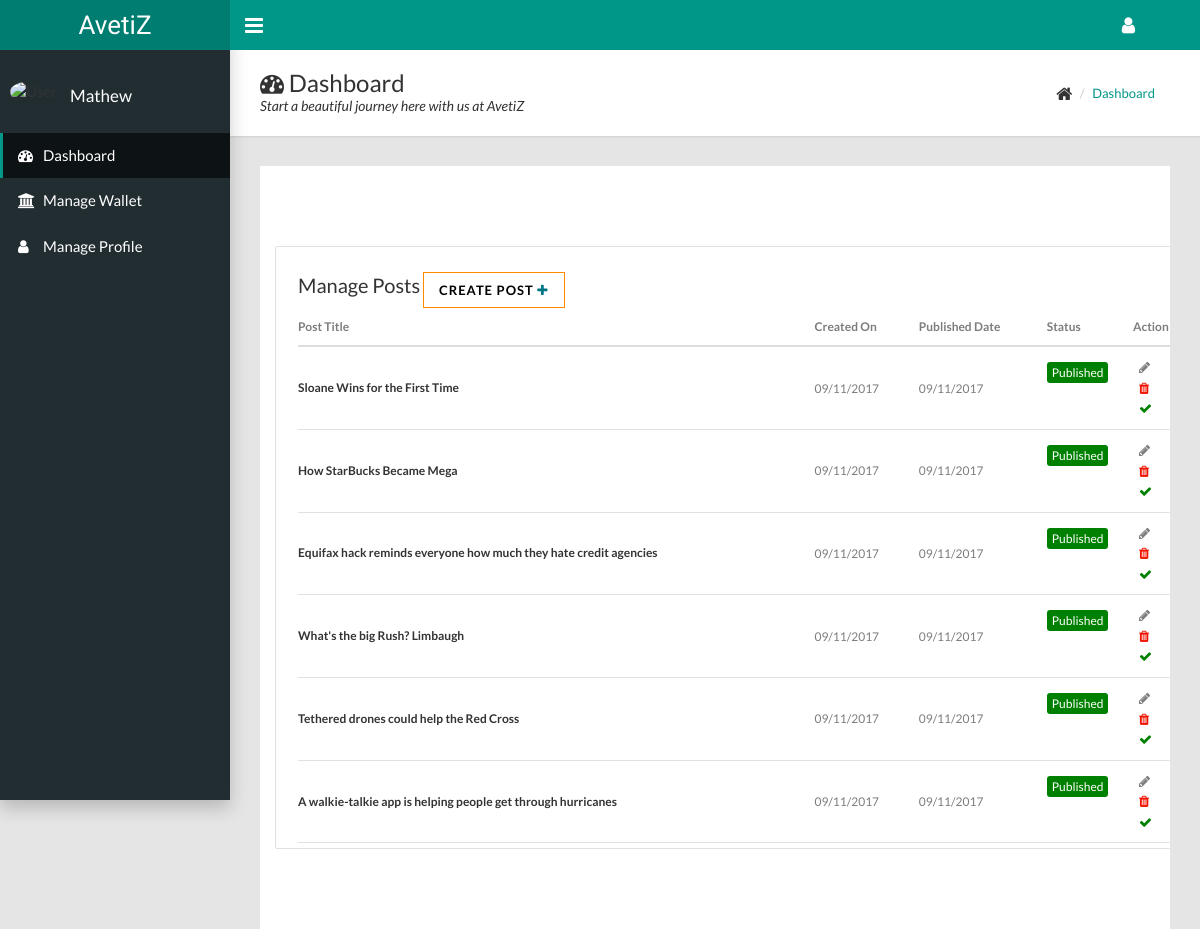
Screenshot of /dashboard/manage_posts/ (signed in) with the database file from the repository.
### blog/models.py (models this page shows, shortened)
class Post(models.Model):
    author = models.ForeignKey('auth.User')
    title = models.CharField(max_length=200)
    text = models.TextField(blank=True)
    post_pic = models.ImageField(upload_to='media', blank=True, null=True)
    created_date = models.DateTimeField(default=timezone.now)
    published_date = models.DateTimeField(blank=True, null=True)
    featured_post = models.BooleanField(default=False)
    trending_post = models.BooleanField(default=False)
    status = models.CharField(max_length=100, default="Draft", choices=(('Draft','Draft'),('Published','Published'),('Submitted','Submitted')))
    category = models.ForeignKey('Category', null=True, blank=True)
    slug = models.SlugField(null=True, blank=True)

### advert/views.py (the view)
class postList(LoginRequiredMixin, ListView):
	model=Post
	template_name='advert/post_list.html'
	login_url='account/login'
	context_object_name='posts'
	def get_queryset(self):
		return Post.objects.filter(author=self.request.user).order_by('-published_date')

### advert/templates/advert/post_list.html (shortened to what this page needs)
{% extends 'advert/base.html' %}
{% block content %}
<main id="maincontent">
  <section class="manage">
    <div class="container">
      <div class="row">
      	<div class="col-md-10 js-post-list ">
      	<div class="panel-body">
      	  <div class="tablehead">
			  <div class="job_title">Manage Posts</div>
			  <button class="createbtn btn btn-primary js-add-product  " data-url="{% url 'advert:create_post' %}">Create Post <i class="fa fa-plus" style="color:#017583;"></i></button>
		  </div>
		    <table class="table overflow-table" id="product-table">
		      <thead >
		      	<tr>
			          <th><strong>Post Title</strong></th>
			          <th class ="mobile_no"><strong>Created On</strong></th>
			          <th class="mobile_no"><strong >Published Date</strong></th>
			          <th><strong>Status</strong></th>
			          <th><strong>Action</strong></th>
			    </tr>
		      </thead>
		      <tbody>
          			{% include 'advert/includes/partial_post_list.html' %}
			   </tbody>
			</table>
			</div>
         </div>
      </div>
    </div>
  </section>
</main>
{% endblock %}

### advert/templates/advert/base.html (shortened to what this page needs)
{% load static %}
<!DOCTYPE html>
<html>
  <head>
    <link rel="stylesheet" type="text/css" href="{% static 'css/main.css' %}">
     <link rel="stylesheet" type="text/css" href="{% static 'css/dash.css' %}">
    <link rel="stylesheet" type="text/css" href="https://maxcdn.bootstrapcdn.com/font-awesome/4.7.0/css/font-awesome.min.css">
  </head>
  <body class="sidebar-mini fixed">
    <div class="wrapper">
      <header class="main-header hidden-print"><a class="logo" href="{% url 'blog:post_list' %}">AvetiZ</a>
        <nav class="navbar navbar-static-top">
          <a class="sidebar-toggle" href="#" data-toggle="offcanvas"></a>
          <div class="navbar-custom-menu">
            <ul class="top-nav">
              <li class="dropdown"><a class="dropdown-toggle" href="#" data-toggle="dropdown" role="button" aria-haspopup="true" aria-expanded="false"><i class="fa fa-user fa-lg"></i></a>
              </li>
            </ul>
          </div>
        </nav>
      </header>
      <aside class="main-sidebar hidden-print">
        <section class="sidebar">
          <div class="user-panel">
            <div class="pull-left image"><img class="img-circle" src="https://s3.amazonaws.com/uifaces/faces/twitter/jsa/48.jpg" alt="User Image"></div>
            <div class="pull-left info">
              <p style="text-transform:capitalize;" >{{request.user.first_name}}</p>
            </div>
          </div>
          <ul class="sidebar-menu">
            <li class="active"><a href="{% url 'advert:dashboard' %}"><i class="fa fa-dashboard"></i><span>Dashboard</span></a></li>
            <li><a href="{% url 'advert:transaction_list' %}"><i class="fa fa-bank"></i><span>Manage Wallet</span></a></li>
            <li><a href="{% url 'advert:profile' %}"><i class="fa fa-user"></i><span>Manage Profile</span></a></li>
          </ul>
        </section>
      </aside>
      {% if xyzw %}
        {% block profile %}{% endblock %}
      {% else %}
      <div class="content-wrapper">
        <div class="page-title">
          <div>
            <h1><i class="fa fa-dashboard"></i> Dashboard</h1>
            <p>Start a beautiful journey here with us at AvetiZ</p>
          </div>
          <div>
            <ul class="breadcrumb">
              <li><i class="fa fa-home fa-lg"></i></li>
              <li><a href="{% url 'advert:dashboard'%}">Dashboard</a></li>
            </ul>
          </div>
        </div>
        {% block content %}{% endblock %}
      </div>
    {% endif %}
    </div>
  </body>
</html>

### advert/templates/advert/includes/partial_post_list.html
        {% for post in posts %}
        <tr>
          <td><h1><strong>{{post.title}}</strong></h1></td>
          <td class="mobile_no">{{post.created_date|date:"SHORT_DATE_FORMAT"}}</td>
          {% if post.published_date %}
          <td class="mobile_no">{{post.published_date|date:"SHORT_DATE_FORMAT"}}</td>
          {% else %}
          <td class="mobile_no">Not yet Published</td>
          {% endif %}
          <td class="status {{post.status}}">{{post.status}}</td>
          <td> <button data-toggle="tooltip"  title="Edit Post" data-url="{% url 'advert:update_post' post.id %}"  class="js-update-product buttonicon"><span><i  class="fa fa-pencil" ></i></span></button>
          <br>
          <button data-toggle="tooltip"  title="Delete Post" data-url="{% url 'advert:delete_post' post.id %}"  class="js-delete-product buttonicon"><span><i style="color:#f11300 ; " class="fa fa-trash"></i></span></button>
          <br>
          <button data-url="{% url 'advert:submit_post' post.id%}"  data-toggle="tooltip"  title="Save post for Review" class="js-submit-product buttonicon"><span><i style="color:green ; " class="fa fa-check"></i></span></button>
          </td>
        </tr>
        {% endfor %}

### blog/static/css/dash.css (style rules this page uses)
a { text-decoration: none; }
#maincontent { padding: 80px 0px; position: relative; overflow: hidden; float: left; width: 100%; }
.manage .panel-body { padding-bottom: 5px; }
.panel-body { border: solid 1px #e1e1e1; border-radius: 2px; padding: 22px; position: relative; }
.job_title { color: #333; font-size: 20px; line-height: 33px; font-weight: 500; display:inline; }
.table { margin-bottom: 0px; }
tr { border-bottom: solid 1px #e1e1e1; }
.manage .table>thead>tr>th { padding-left: 0px; }
.table>thead>tr>th { font-size: 13px; color: #333; }
.table>tbody>tr>td, .table>tbody>tr>th, .table>tfoot>tr>td, .table>tfoot>tr>th, .table>thead>tr>td, .table>thead>tr>th { border-top: 0px; font-size: 12px; vertical-align: middle; color: #7d7d7d; padding: 10px; padding-left: 0px; }
.table>tbody>tr>td h1 { font-size: 12px; color: #333; line-height: 30px; font-weight: 500; margin: 0px; }
.table>tbody>tr>td span { color: #7d7d7d; font-size: 13px; display: block; }
.status { color: #fff !important; font-size: 13px; display: inline-block; border-radius: 3px; margin-top: 15px; padding: 2px 5px !important; }
.Published { background-color: #5cc069; }
.createbtn { border-radius:0px; background:transparent; border-style: solid; border-color: #ff8800; border-width: 1px; color:#000; }
.buttonicon { background-color: transparent; border-style: none; }
#maincontent { background-color: #fff; }
.Published { background-color:green; }

### rows the page displays
Post: title "Sloane Wins for the First Time", created_date "09/11/2017", published_date "09/11/2017", status "Published"
Post: title "How StarBucks Became Mega", created_date "09/11/2017", published_date "09/11/2017", status "Published"
Post: title "Equifax hack reminds everyone how much they hate credit agencies", created_date "09/11/2017", published_date "09/11/2017", status "Published"
Post: title "What's the big Rush? Limbaugh", created_date "09/11/2017", published_date "09/11/2017", status "Published"
Post: title "Tethered drones could help the Red Cross", created_date "09/11/2017", published_date "09/11/2017", status "Published"
Post: title "A walkie-talkie app is helping people get through hurricanes", created_date "09/11/2017", published_date "09/11/2017", status "Published"

### other values shown
{{ request.user.first_name }} "Mathew"
